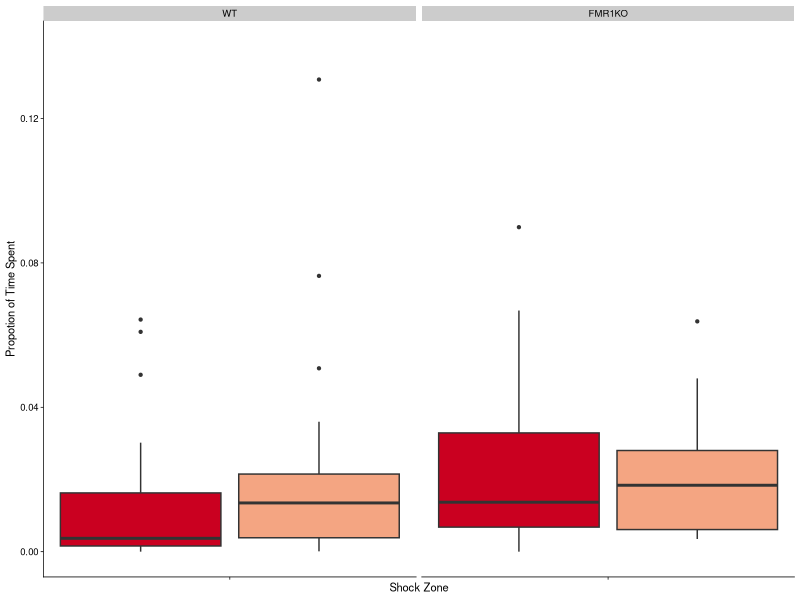
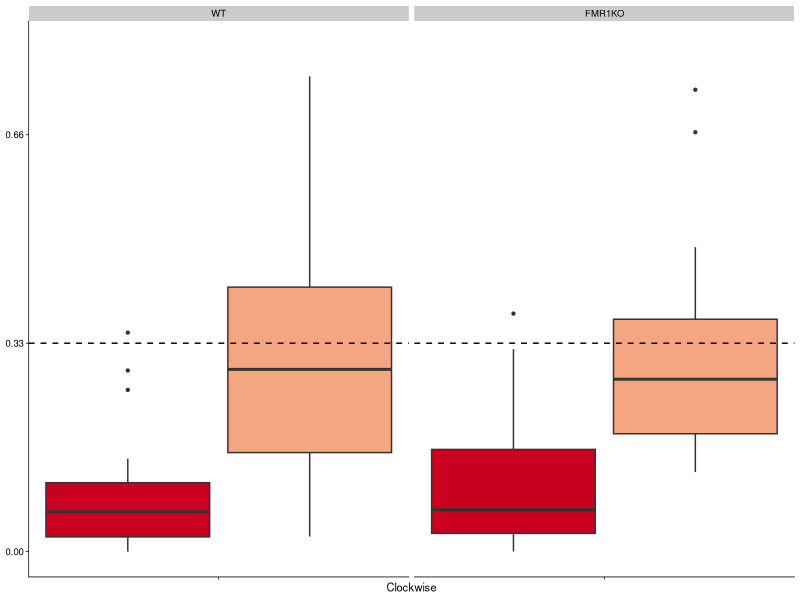
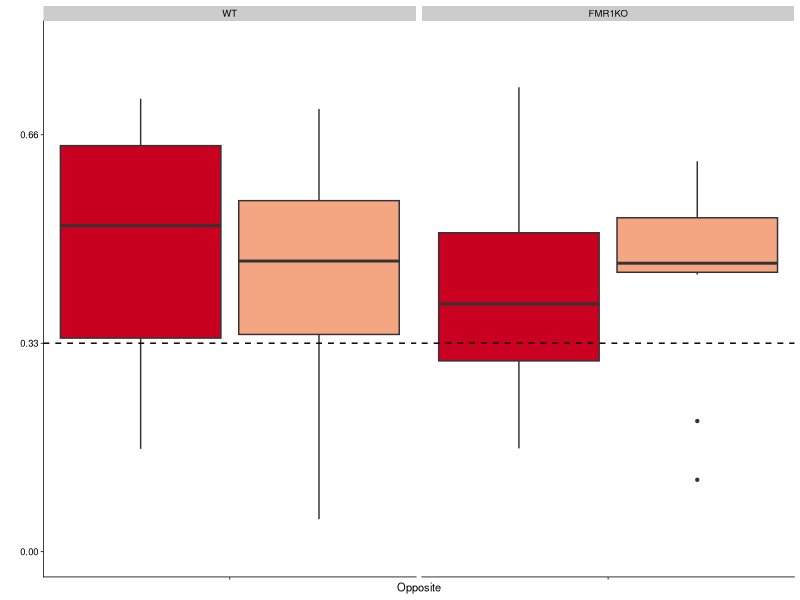
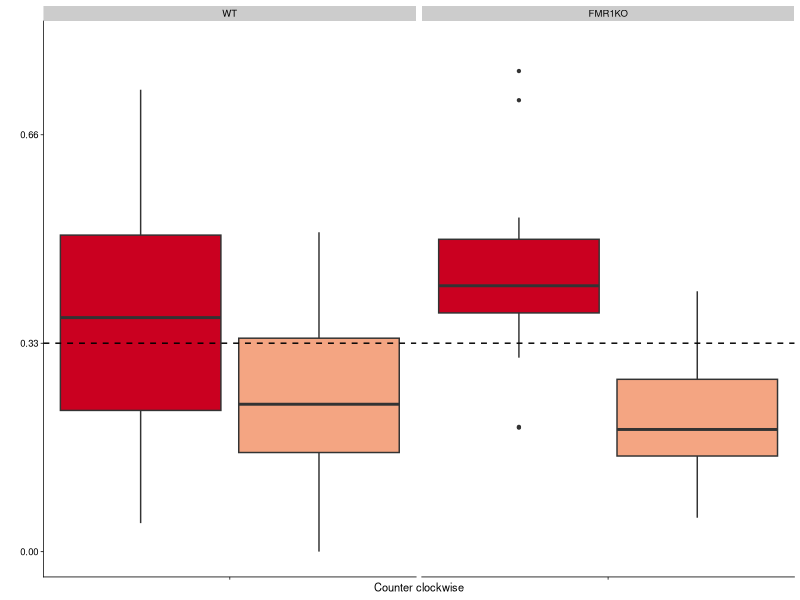
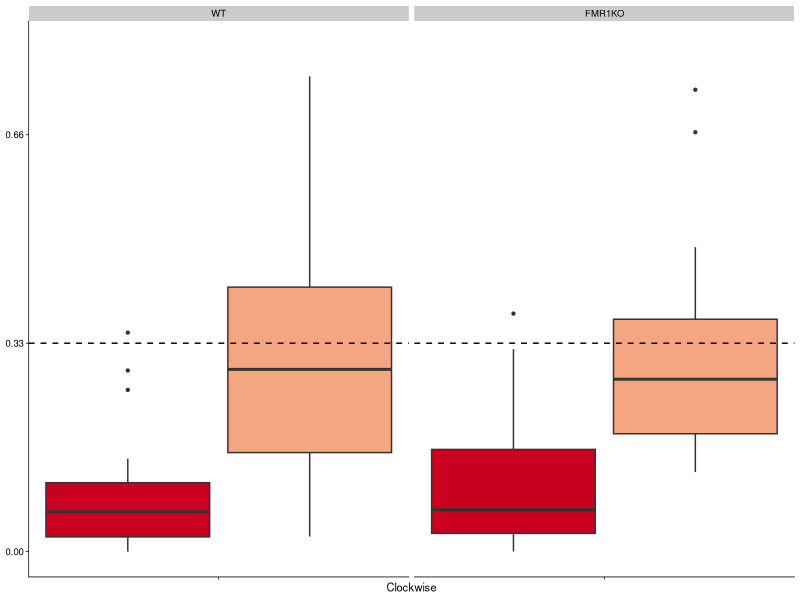
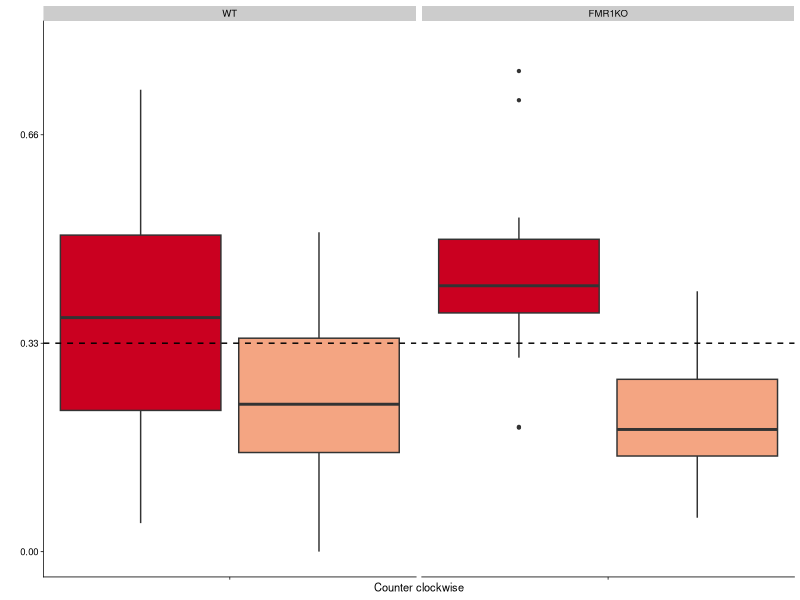
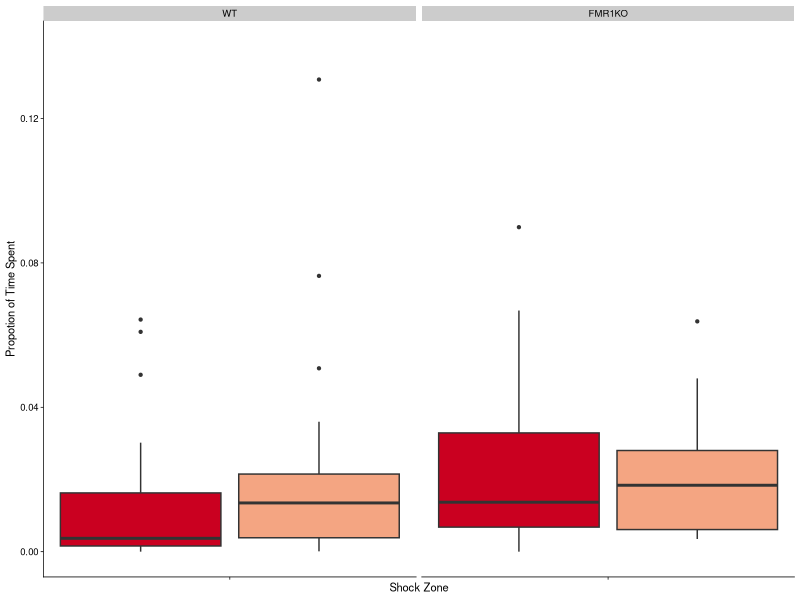
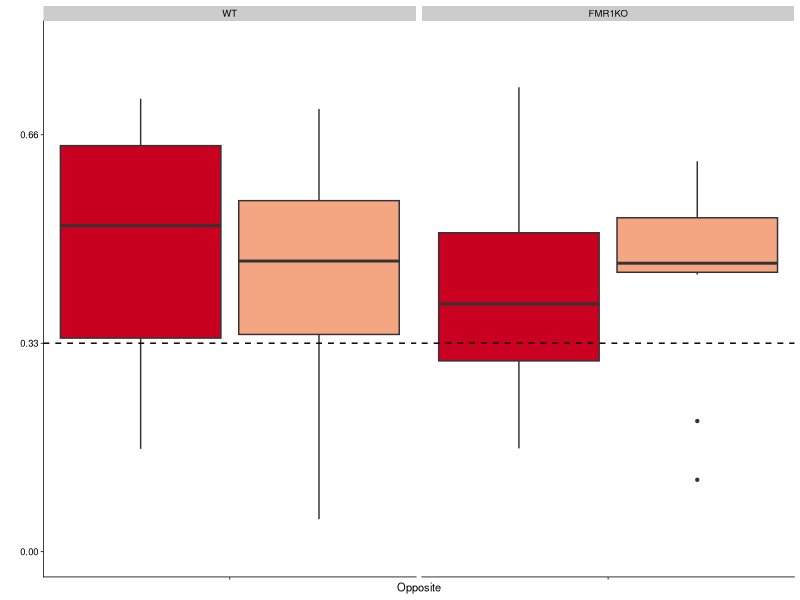

These charts were generated, in order, by the following R code:
## ---- chunk 1
library(dplyr) # for subsetting data 
library(car) # for fancy ANOVA
library(ggplot2) # for plotting
library(cowplot) # for "easier"" ggplot themes

knitr::opts_chunk$set(fig.path = '../figures/01_behavior/')
## ---- chunk 2
behavior <- read.csv("../results/behaviordata.csv", header = T)
behavior$APA2 <- factor(behavior$APA2, levels = c("yoked-consistent","consistent", "yoked-conflict","conflict")) ## relevel then rename factors treatment
behavior$Genotype <- factor(behavior$Genotype, levels = c("WT","FMR1KO")) # relevel genotype

## ---- chunk 3
colorvalAPA2 <-  c( "#404040","#ca0020", "#bababa", "#f4a582")


timet <- behavior %>%
  filter(APA2 %in% c("consistent","conflict")) %>%
    filter(TrainSessionComboNum %in% c("6", "7", "8")) %>% 
  ggplot(aes(x = as.numeric(TrainSessionComboNum), y = pTimeTarget, fill=APA2)) +
  geom_boxplot(outlier.size=0.8) +
  facet_wrap(~Genotype) +
  scale_fill_manual(values = c("#ca0020", "#f4a582")) +  
 scale_x_continuous(name="Shock Zone", 
                       breaks = c(1, 2, 3, 4, 5, 6, 7, 8, 9),
                       labels = NULL) +
    scale_y_continuous(name = "Propotion of Time Spent",
                       breaks = c(0,0.04, 0.08, 0.12),
                         limits= c(0,0.14)) +
  #geom_hline(yintercept=c(0.04), color="black" , linetype="dashed") + 
  theme_cowplot(font_size = 8, line_size = 0.25) +
 theme(legend.position="none")
timet


timecw <- behavior %>%
  filter(APA2 %in% c("consistent","conflict")) %>%
    filter(TrainSessionComboNum %in% c("6", "7", "8")) %>% 
  ggplot(aes(x = as.numeric(TrainSessionComboNum), y = pTimeCW, fill=APA2)) +
  geom_boxplot(outlier.size=0.8) +
  facet_wrap(~Genotype) +
  scale_fill_manual(values = c("#ca0020", "#f4a582")) +  
 scale_x_continuous(name="Clockwise", 
                       breaks = c(1, 2, 3, 4, 5, 6, 7, 8, 9),
                       labels = NULL) +
  geom_hline(yintercept=c(0.33), color="black" , linetype="dashed") + 
    scale_y_continuous(name = NULL,
                       breaks = c(0,0.33, 0.66),
                     limits= c(0,0.8)) +
  theme_cowplot(font_size = 8, line_size = 0.25) +
 theme(legend.position="none")
timecw


timeopp <- behavior %>%
  filter(APA2 %in% c("consistent","conflict")) %>%
    filter(TrainSessionComboNum %in% c("6", "7", "8")) %>% 
  ggplot(aes(x = as.numeric(TrainSessionComboNum), y = pTimeOPP, fill=APA2)) +
  geom_boxplot(outlier.size=0.8) +
  facet_wrap(~Genotype) +
  scale_fill_manual(values = c("#ca0020", "#f4a582")) + 
    scale_y_continuous(name = " ",
                       breaks = c(0,0.33, 0.66),
                     limits= c(0,0.8)) +
 scale_x_continuous(name="Opposite", 
                       breaks = c(1, 2, 3, 4, 5, 6, 7, 8, 9),
                       labels = NULL) +
  geom_hline(yintercept=c(0.33), color="black" , linetype="dashed") + 
  theme_cowplot(font_size = 8, line_size = 0.25) +
  theme(legend.position="none")
timeopp

timeccw <- behavior %>%
  filter(APA2 %in% c("consistent","conflict")) %>%
    filter(TrainSessionComboNum %in% c("6", "7", "8")) %>% 
  ggplot(aes(x = as.numeric(TrainSessionComboNum), y = pTimeCCW, fill=APA2)) +
  geom_boxplot(outlier.size=0.8) +
  facet_wrap(~Genotype) +
  scale_fill_manual(values = c("#ca0020", "#f4a582")) +  
 scale_x_continuous(name="Counter clockwise", 
                       breaks = c(1, 2, 3, 4, 5, 6, 7, 8, 9),
                       labels = NULL) +
  geom_hline(yintercept=c(0.33), color="black" , linetype="dashed") + 
    scale_y_continuous(name = " ",
      breaks = c(0,0.33, 0.66),
                     limits= c(0,0.8)) +
  theme_cowplot(font_size = 8, line_size = 0.25) +
  theme(legend.position="none")
timeccw

pdf(file="../figures/01_behavior/timecw.pdf", width=1.5, height=2)
plot(timecw)
dev.off()
pdf(file="../figures/01_behavior/timeccw.pdf", width=1.5, height=2)
plot(timeccw)
dev.off()

pdf(file="../figures/01_behavior/timet.pdf", width=1.5, height=2)
plot(timet)
dev.off()
pdf(file="../figures/01_behavior/timeopp.pdf", width=1.5, height=2)
plot(timeopp)
dev.off()

## ---- chunk 4
# time spent consistent and conflict only
timespent <- behavior %>%
    filter(TrainSessionComboNum %in% c("6", "7", "8")) %>%
  filter(APA2 %in% c("consistent", "conflict"))
Anova(lm(data = timespent, pTimeTarget ~ Genotype * APA2 ), type = 3)
Anova(lm(data = timespent, pTimeCW ~ Genotype * APA2 ), type = 3)
Anova(lm(data = timespent, pTimeCCW ~ Genotype * APA2 ), type = 3)
Anova(lm(data = timespent, pTimeOPP ~ Genotype * APA2 ), type = 3)

TukeyHSD(aov(data = timespent, pTimeTarget ~ Genotype * APA2 ))
TukeyHSD(aov(data = timespent, pTimeCW ~ Genotype * APA2 ))
TukeyHSD(aov(data = timespent, pTimeCCW ~ Genotype * APA2 ))
TukeyHSD(aov(data = timespent, pTimeOPP ~ Genotype * APA2 ))

timespent <- behavior %>%
    filter(TrainSessionComboNum %in% c("6", "7", "8")) %>%
  filter(APA2 %in% c("conflict"))

mean(timespent$pTimeTarget)
mean(timespent$pTimeOPP)
mean(timespent$pTimeCW)
mean(timespent$pTimeCCW)

timespent <- behavior %>%
    filter(TrainSessionComboNum %in% c("6", "7", "8")) %>%
  filter(APA2 %in% c("consistent"))

mean(timespent$pTimeTarget)
mean(timespent$pTimeOPP)
mean(timespent$pTimeCW)
mean(timespent$pTimeCCW)

timespent <- behavior %>%
    filter(TrainSessionComboNum %in% c("6", "7", "8")) %>%
  filter(Genotype %in% c("FMR1KO"))
mean(timespent$pTimeOPP)

timespent <- behavior %>%
    filter(TrainSessionComboNum %in% c("6", "7", "8")) %>%
  filter(Genotype %in% c("WT"))
mean(timespent$pTimeOPP)

